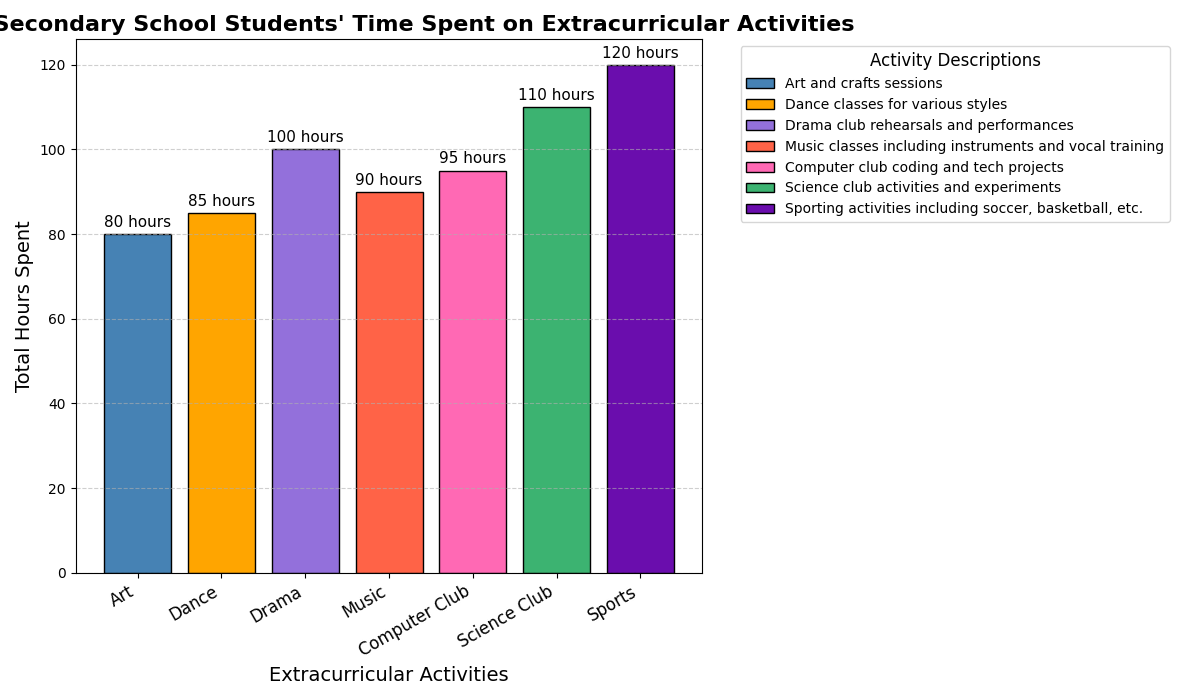

The Python source for this figure:
import matplotlib.pyplot as plt
import numpy as np

# Data for the number of hours secondary school students spent on extracurricular activities across different subjects in 2023
subjects = ["Art", "Dance", "Drama", "Music", "Computer Club", "Science Club", "Sports"]
hours_spent = np.array([80, 85, 100, 90, 95, 110, 120])

# Create a figure and subplots
fig, ax = plt.subplots(figsize=(12, 7))

# Create the bar chart
bar_positions = np.arange(len(subjects))
bars = ax.bar(bar_positions, hours_spent, color=['#4682b4', '#ffa500', '#9370db', '#ff6347', '#ff69b4', '#3cb371', '#6a0dad'], edgecolor='black', linewidth=1)

# Title and axis labels
ax.set_title('2023 Secondary School Students\' Time Spent on Extracurricular Activities', fontsize=16, fontweight='bold')
ax.set_xlabel('Extracurricular Activities', fontsize=14)
ax.set_ylabel('Total Hours Spent', fontsize=14)

# Setting x-tick labels orientation and their positions
ax.set_xticks(bar_positions)
ax.set_xticklabels(subjects, rotation=30, ha='right', fontsize=12)

# Annotating data labels above each bar
for bar in bars:
    height = bar.get_height()
    ax.annotate(f'{height} hours', 
                xy=(bar.get_x() + bar.get_width() / 2, height), 
                xytext=(0, 3), 
                textcoords="offset points",
                ha='center', va='bottom', fontsize=11, color='black')

# Adding descriptions for each activity as a legend
ax.legend(bars, [
    'Art and crafts sessions',
    'Dance classes for various styles',
    'Drama club rehearsals and performances',
    'Music classes including instruments and vocal training',
    'Computer club coding and tech projects',
    'Science club activities and experiments',
    'Sporting activities including soccer, basketball, etc.'
], title='Activity Descriptions', loc='upper left', bbox_to_anchor=(1.05, 1), fontsize=10, title_fontsize=12)

# Adding horizontal grid lines for better readability
ax.yaxis.grid(True, linestyle='--', alpha=0.6)

# Automatically adjust layout to prevent overlap
plt.tight_layout()

# Display the plot
plt.show()
